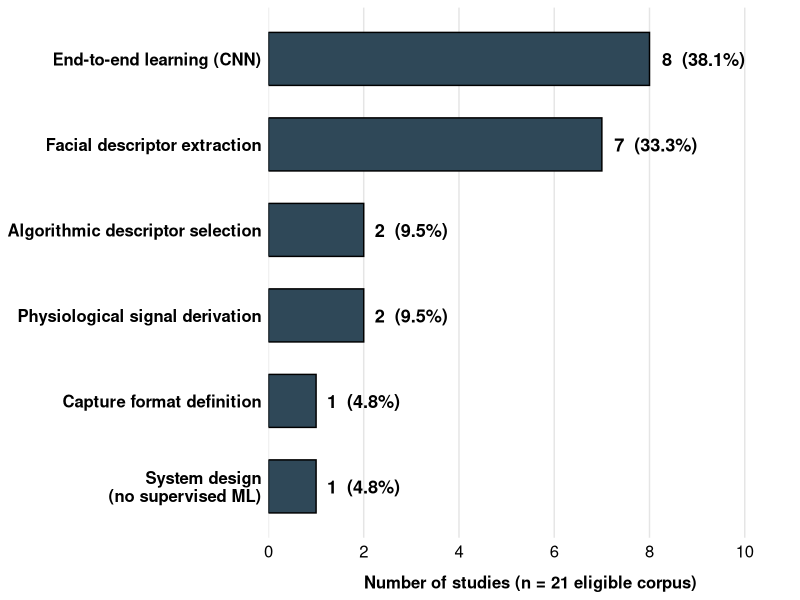
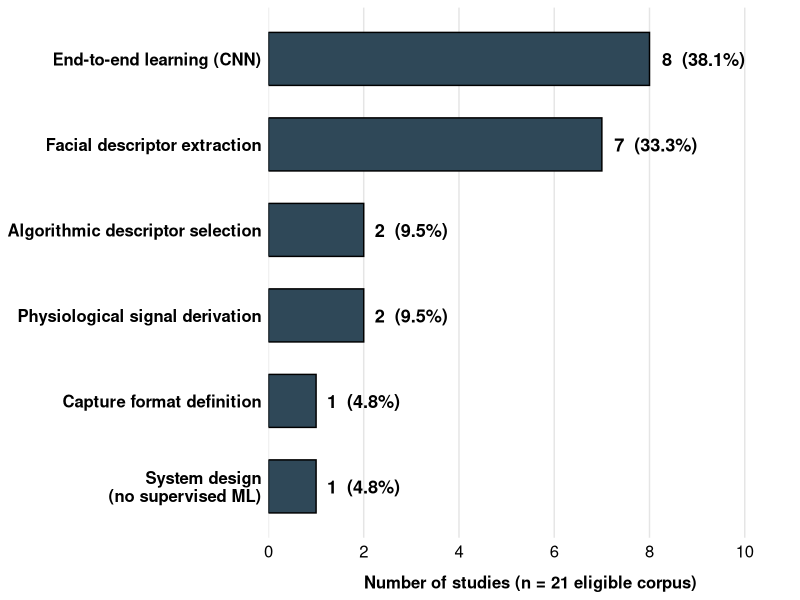

These charts were generated, in order, by the following R code:
library(ggplot2)

df_input <- data.frame(
  Group = c(
    "End-to-end learning (CNN)",
    "Facial descriptor extraction",
    "Algorithmic descriptor selection",
    "Physiological signal derivation",
    "Capture format definition",
    "System design\n(no supervised ML)"
  ),
  Studies = c(8, 7, 2, 2, 1, 1),
  Percentage = c(38.1, 33.3, 9.5, 9.5, 4.8, 4.8)
)

df_input$Group <- factor(
  df_input$Group,
  levels = rev(df_input$Group)
)

p <- ggplot(df_input, aes(x = Studies, y = Group)) +
  geom_bar(
    stat = "identity",
    width = 0.62,
    fill = "#2F4858",
    colour = "black",
    linewidth = 0.5
  ) +
  geom_text(
    aes(label = paste0(Studies, "  (", Percentage, "%)")),
    hjust = -0.15,
    size = 4.6,
    fontface = "bold",
    colour = "black"
  ) +
  scale_x_continuous(
    limits = c(0, 11),
    breaks = seq(0, 10, 2),
    expand = c(0, 0)
  ) +
  labs(
    x = "Number of studies (n = 21 eligible corpus)",
    y = NULL
  ) +
  theme_minimal(base_family = "sans") +
  theme(
    legend.position = "none",
    axis.text.y = element_text(size = 12, face = "bold", colour = "black"),
    axis.text.x = element_text(size = 12, colour = "black"),
    axis.title.x = element_text(
      size = 12,
      face = "bold",
      colour = "black",
      margin = margin(t = 10)
    ),
    panel.grid.major.y = element_blank(),
    panel.grid.minor = element_blank(),
    panel.grid.major.x = element_line(colour = "gray90")
  )

ggsave("../results/fig_7_input.png", plot = p, width = 9, height = 4.8, dpi = 300)
ggsave("../results/fig_7_input.pdf", plot = p, width = 9, height = 4.8)
